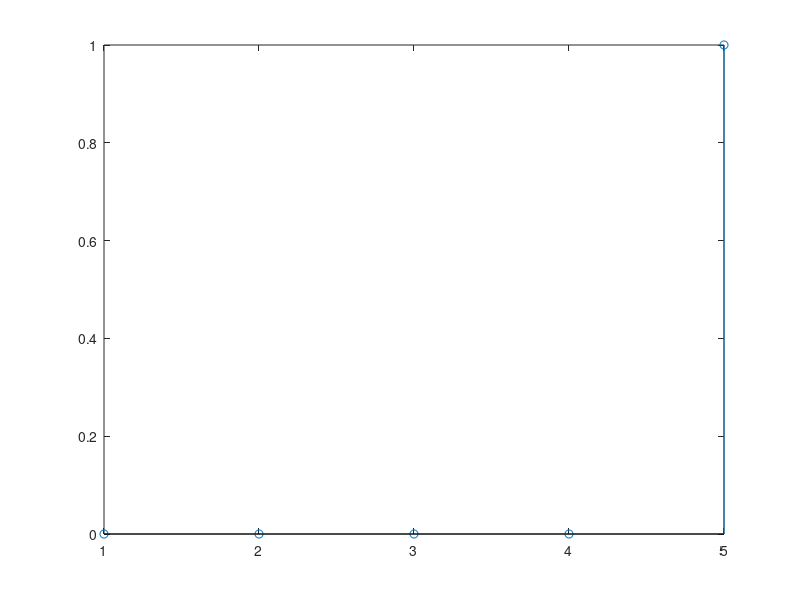

Write the MATLAB code that produced this figure.
L=input('Panjang Gelombang (>=40)=' )

P=input('Panjang Sekuen =' )

for n=1:L
if (n>=P)
  step(n)=1;
else
  step(n)=0;
  end
end

x=1:L;

stem(x,step)
